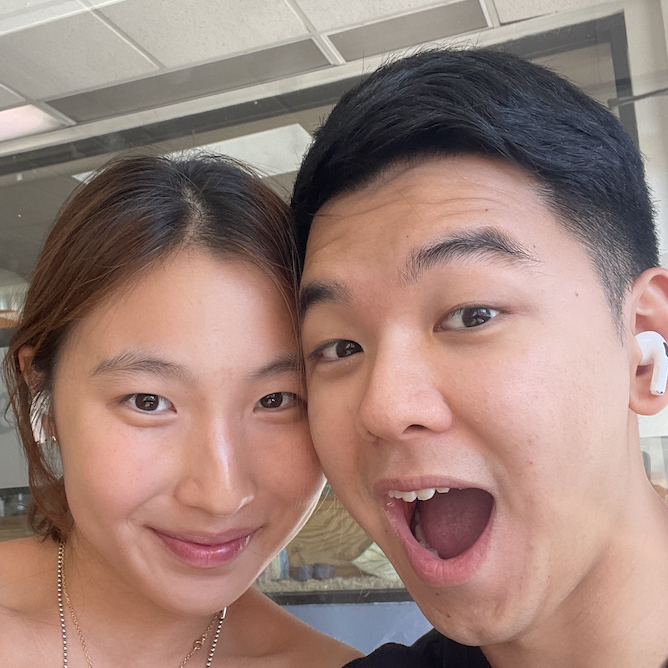
#> input picture images/seyoandme.jpg, 668 x 668 px
$ python main.py   (older library calls are emulated)
#> lines starting #> are read from the running program, lines starting #| are printed output that depends on the picture
import numpy as np
import matplotlib.pyplot as plt
from PIL import Image, ImageOps, ImageEnhance

display_lookup = {
    # Class 1: No contour lines
    tuple([0,0,0,0]) : 1,
    tuple([1,1,1,1]) : 2,
    # Class 2: 1/2 contour lines
    tuple([1,0,0,0]) : 3,
    tuple([0,1,0,0]) : 4,
    tuple([0,0,1,0]) : 5,
    tuple([0,0,0,1]) : 6,
    # Class 3: V contour lines
    tuple([1,1,1,0]) : 7,
    tuple([1,1,0,1]) : 8,
    tuple([1,0,1,1]) : 9,
    tuple([0,1,1,1]) : 10,
    # Class 3: One contour line
    tuple([1,1,0,0]) : 11,
    tuple([1,0,1,0]) : 12,
    tuple([1,0,0,1]) : 13,
    tuple([0,1,1,0]) : 14,
    tuple([0,1,0,1]) : 15,
    tuple([0,0,1,1]) : 16
}

def marchingSquares(img, k, ax):
    height, width = img.shape

    # Define a 2x2 cell that inspects all spaces in the image.
    for row in range(height-1):
        for col in range(width-1):
            binIndex = np.zeros(4)
            if (abs(img[row, col] - img[row, col+1]) > k): binIndex[0] = 1
            if (abs(img[row, col+1] - img[row+1, col+1]) > k): binIndex[1] = 1
            if (abs(img[row+1, col+1] - img[row+1, col]) > k): binIndex[2] = 1
            if (abs(img[row+1, col] - img[row, col]) > k): binIndex[3] = 1
            renderContour(display_lookup[tuple(binIndex)], row, col, ax)

def renderContour(contourIdx, row, col, ax):
    # Class 1: No contour lines
    if (contourIdx == 1 or contourIdx == 2):
        pass
    # Class 2: Half contour lines
    elif (contourIdx >= 3 and contourIdx <= 6):
        if contourIdx == 3:
            X = [row+0.5,row+0.5]
            Y = [col,col+0.5]
        elif contourIdx == 4:
            X = [row+0.5,row+1]
            Y = [col+0.5,col+0.5]
        elif contourIdx == 5:
            X = [row+0.5,row+0.5]
            Y = [col+0.5,col+1]
        elif contourIdx == 6:
            X = [row,row+0.5]
            Y = [col+0.5,col+0.5]
        X[0] = 100 - X[0]
        X[1] = 100 - X[1]
        ax.plot(Y,X,color='k')
    # Class 3: V contour lines
    elif (contourIdx >= 7 and contourIdx <= 10):
        if contourIdx == 7:
            X = [row+0.5,row+1,row+0.5]
            Y = [col,col+0.5,col+1]
        elif contourIdx == 8:
            X = [row,row+0.5,row+1]
            Y = [col+0.5,col,col+0.5]
        elif contourIdx == 9:
            X = [row+0.5,row,row+0.5]
            Y = [col,col+0.5,col+1]
        elif contourIdx == 10:
            X = [row,row+0.5,row+1]
            Y = [col+0.5,col+1,col+0.5]
        X[0] = 100 - X[0]
        X[1] = 100 - X[1]
        X[2] = 100 - X[2]
        ax.plot(Y,X,color='k')
    # Class 4: One contour line
    else:
        if contourIdx == 11:
            X = [row+0.5,row+1]
            Y = [col,col+0.5]
        elif contourIdx == 12:
            X = [row+0.5,row+0.5]
            Y = [col,col+1]
        elif contourIdx == 13:
            X = [row,row+0.5]
            Y = [col+0.5,col]
        elif contourIdx == 14:
            X = [row+0.5,row+1]
            Y = [col+1,col+0.5]
        elif contourIdx == 15:
            X = [row,row+1]
            Y = [col+0.5,col+0.5]
        elif contourIdx == 16:
            X = [row,row+0.5]
            Y = [col+0.5,col+1]
        X[0] = 100 - X[0]
        X[1] = 100 - X[1]
        ax.plot(Y,X,color='k')


def main():
    #RGBImage = Image.open('panda.jpeg')
    RGBImage = Image.open('images/seyoandme.jpg')
#> RGBImage is the input picture: PIL image 668x668 RGBA; mean R, G, B, A 156.4, 128.6, 119.7, 255
    RGBResized = RGBImage.resize((100,100), Image.ANTIALIAS)
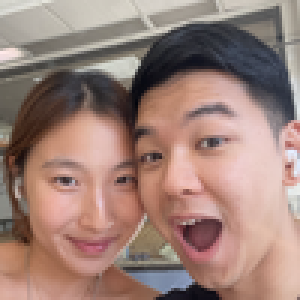
#> RGBResized: PIL image 100x100 RGBA (shown 3 times larger); mean R, G, B, A 156.4, 128.6, 119.7, 255
    enhancer = ImageEnhance.Contrast(RGBResized)
    RGBContrast = enhancer.enhance(2)
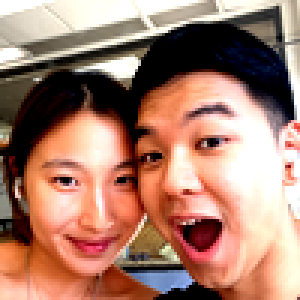
#> RGBContrast: PIL image 100x100 RGBA (shown 3 times larger); mean R, G, B, A 168.5, 126.4, 109.4, 255
    grayImage = ImageOps.grayscale(RGBContrast)
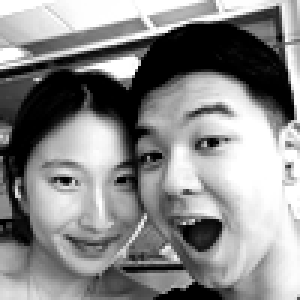
#> grayImage: PIL image 100x100 L (shown 3 times larger); min 0, max 255, mean 137
    imageArray = np.asarray(grayImage)
    imageArray = imageArray.astype('int')
    plt.imshow(RGBImage)
    plt.title("Original Image")
    #plt.imshow(imageArray, cmap='gray')# cmap is used to display image as gs

    threshold = 40

    fig,ax = plt.subplots()
    fig.suptitle("Contour generation, threshold: " + str(threshold))

    marchingSquares(imageArray, threshold, ax)
    plt.tight_layout()
    plt.show()
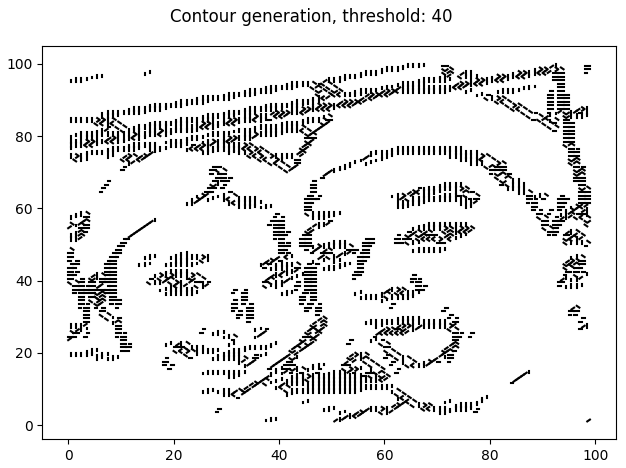
#> figure drawn by matplotlib, 1 panel

if __name__ == "__main__":
    main()

$ run again, with panda.jpeg copied over images/seyoandme.jpg
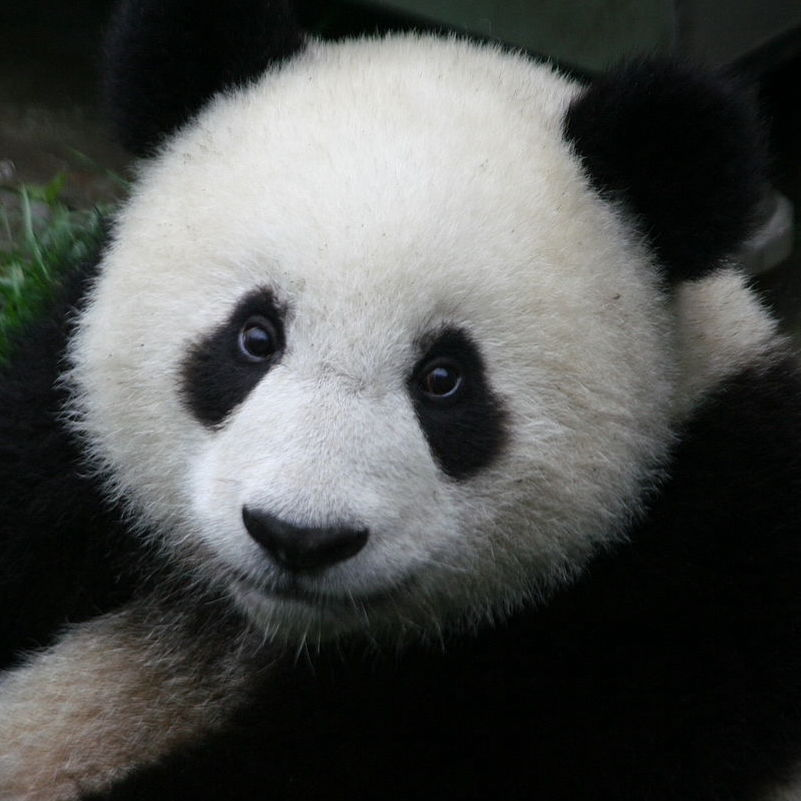
#> input picture panda.jpeg, 801 x 801 px
#> in main, RGBImage is the input picture: PIL image 801x801 RGB; mean R, G, B 78.5, 80.3, 78.6
#> in main, `grayImage = ImageOps.grayscale(RGBContrast)`:
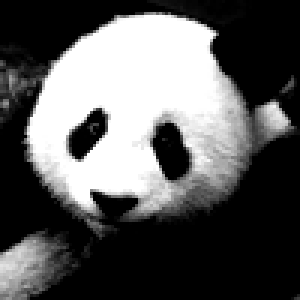
#> grayImage: PIL image 100x100 L (shown 3 times larger); min 0, max 255, mean 90.9
#> in main, `plt.show()`:
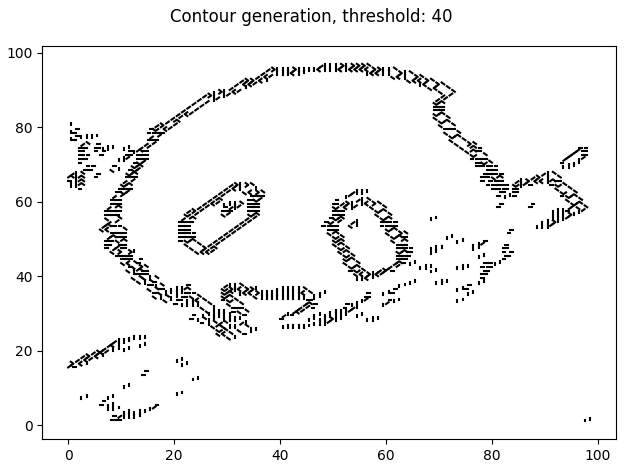
#> figure drawn by matplotlib, 1 panel
